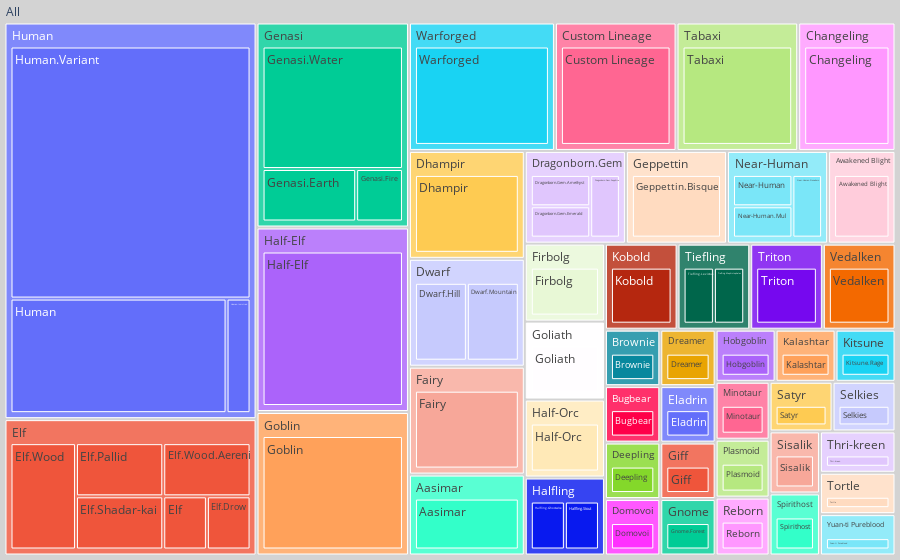

Notebook code cell kept with this figure:
### Code cell
#Return_Treemap(Table_Race, ["Race", "Tag3", "Count"])
Table = Table_Race
Arr = ["Race", "Tag3", "Count"]

MI = 2
Dat = ['All', Arr[0]]

if len(Arr) == 3:
    SF = Table[[Arr[0], Arr[1], Arr[2]]]
    Dat.append(Arr[1])
else:
    SF = Table[[Arr[0], Arr[1]]]
    MI = 1


#for x2, y2 in SF.iterrows():
    #if y2[Arr[0]]=="" or y2[Arr[1]]=="":
        #SF.drop(x2)
  #str(y2[Arr[1]])=="" or
#y2[Arr[0]]=="" or y2[Arr[1]]=="":
#not isinstance(y2[Arr[0]], str) or not isinstance(y2[Arr[1]], str):
#if y2[Arr[0]] is None or y2[Arr[1]] is None:

#print(SF)
#math.isnan (56)

for x2, y2 in SF.iterrows():
    if not isinstance(y2[Arr[1]], str):
        if math.isnan(y2[Arr[1]]):
            #print(str(y2[Arr[0]])+" - "+ str(y2[Arr[1]]))
            SF = SF.drop(x2)


for x1, y1 in SF.iterrows():
    SF2 = SF.query(Arr[0]+'=="'+y1[Arr[1]]+'"')
    if len(SF2)>0:
        print(SF2)
        print(len(SF2))


#for x2, y2 in SF.iterrows():
    #if isinstance(y2[Arr[1]], str):
        #if y2[Arr[1]] == "":
            #print(str(y2[Arr[0]])+" - "+ str(y2[Arr[1]]))
            #SF = SF.drop(x2)

#None

#for x2, y2 in SF.iterrows():
    #if y2[Arr[0]]==null or y2[Arr[1]]==null or y2[Arr[2]]==null:
        #print(x2)
        #SF.drop(y2)

SF["All"] = "All" # in order to have a single root node
fig = px.treemap(SF,
                 path=Dat,
                 values=Arr[MI],
                )
fig.update_traces(root_color="lightgrey")
fig.update_layout(margin = dict(t=0, l=0, r=0, b=0))
#fig.update_layout(autosize=False,width=1100,height=800)
fig.update_layout(autosize=True)

### Figure 1 — Plotly figure (JSON) as saved in the notebook; plotly's stock layout.template omitted (floating-point values rounded to 4 significant figures; data arrays with more than 128 entries replaced by an {"elided": "..."} marker saying what was removed)
{"data": [{"branchvalues": "total", "domain": {"x": [0, 1], "y": [0, 1]}, "hovertemplate": "labels=%{label}<br>Count=%{value}<br>parent=%{parent}<br>id=%{id}<extra></extra>", "ids": {"elided": "567 str values"}, "labels": {"elided": "567 str values"}, "name": "", "parents": {"elided": "567 str values"}, "values": {"elided": "567 int values"}, "type": "treemap", "root": {"color": "lightgrey"}}], "layout": {"legend": {"tracegroupgap": 0}, "margin": {"t": 0, "l": 0, "r": 0, "b": 0}, "autosize": true}}
